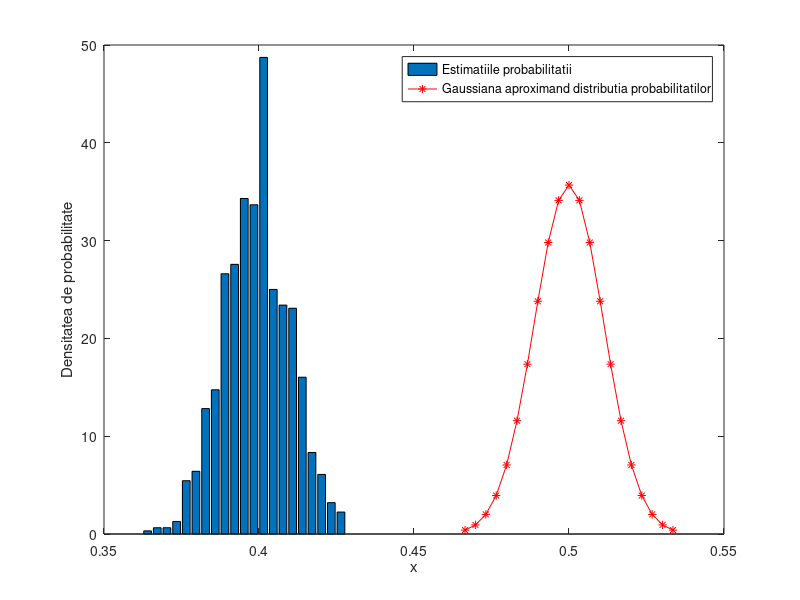
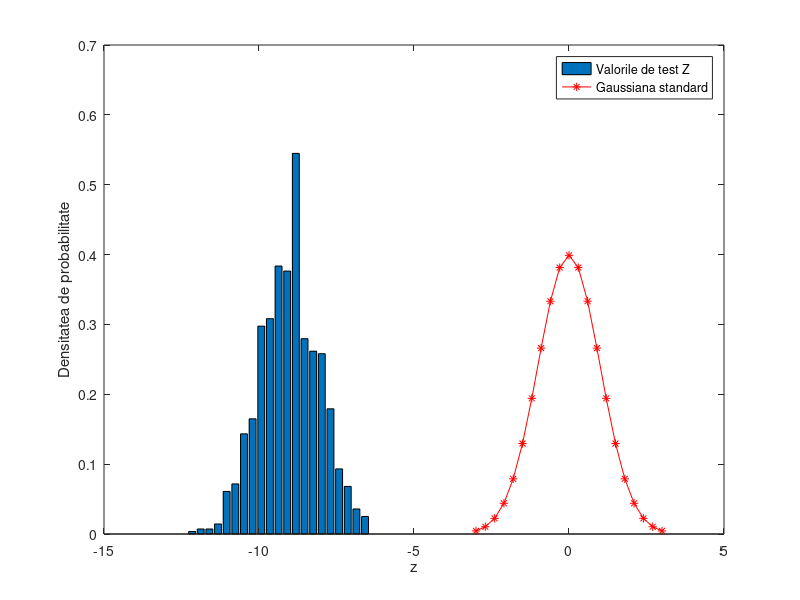

MATLAB code to generate these figures, in order:
clear all
close all
clc

L = 1000; % nr de incercari = randuri din matricea cu date pe care facem probabilitatea
N = 2000; % marimea esantionului de date, volumul de date; cu cat e mai mare cu atat Beta scade

delta = 0.1; % delta este un procent relativ cu cat fata de probabilitatea reala e shiftata distributia
% in acest fel se va calcula o probabilitate experimentala cu o probabilitate p_tilda
% si se poate calcula eroare de tip 2, beta, sansa sa ne bucuram degeaba
nr_bins = 21; % nr bins for histogram
val_Q = 0.5; % vom crea evenimentul Q comparand mereu X (uniforma) cu val_Q

X = rand(L,N) + delta; % matricea de date uniforme shiftate la dreapta cu delta
probabilitatea_teoretica = 0.5; % aceasta e probabilitatea care mi s-a spus ca este reala
ss_teoretica = probabilitatea_teoretica*(1-probabilitatea_teoretica)/N;
probabilitatea_shiftata = probabilitatea_teoretica - delta; % probabilitatea ca X<0.5 pentru o uniforma in [delta,1+delta]
ss_shiftata = probabilitatea_shiftata*(1-probabilitatea_shiftata)/N;

X_mediu = X<val_Q; % vom obtine o matrice de 0 si 1 depinzand daca valorile sunt mai mici sau mai mari decat val_Q
probabilitatea_experimentala = sum(X_mediu,2)/N; % calculam probabilitatea pe coloane si vom obtine un vector coloana

Conditia_deMoivre_Laplace = sqrt(N.*probabilitatea_experimentala.*(1-probabilitatea_experimentala)); % sqrt(N*p*p_barat)>>1
['Conditia de Moivre Laplace este indeplinita in ', num2str(sum(Conditia_deMoivre_Laplace>3)),' cazuri din ', num2str(L)]

alpha_teoretic = 0.05; % nivelul de semnificatie statistica
cuantila_alpha_pe_2 = 1.96; % corespunde lui alpha = nivelul de semnificatie statistica = 0.05

delta_histograma = [max(probabilitatea_experimentala)-min(probabilitatea_experimentala)]/nr_bins; 
[frecv,u] = hist(probabilitatea_experimentala,nr_bins);
q = normpdf(linspace(probabilitatea_teoretica-3*sqrt(ss_teoretica),probabilitatea_teoretica+3*sqrt(ss_teoretica),nr_bins),probabilitatea_teoretica,sqrt(ss_teoretica)); % gaussiana rezultata prin probabilitaterea a N uniforme
figure,bar(u, frecv/L/delta_histograma), hold on, plot(linspace(probabilitatea_teoretica-3*sqrt(ss_teoretica),probabilitatea_teoretica+3*sqrt(ss_teoretica),nr_bins),q,'*-r') 
xlabel('x'), ylabel('Densitatea de probabilitate'),legend('Estimatiile probabilitatii','Gaussiana aproximand distributia probabilitatilor')

Z = (probabilitatea_experimentala-probabilitatea_teoretica)/(sqrt(ss_teoretica)); % calculam variabila de test (aducem gaussiana X_m intr-o gaussiana standard)

delta_histograma = [max(Z)-min(Z)]/nr_bins; 
[frecv,u] = hist(Z,nr_bins);
q = normpdf(linspace(-3,3,nr_bins),0,1); % Z va fi o gaussiana pentru delta = 0; cand shiftam uniforma nu mai obtinem Z 0, doar X_mediu e gaussiana
figure,bar(u, frecv/L/delta_histograma), hold on, plot(linspace(-3,3,nr_bins),q,'*-r') 
xlabel('z'), ylabel('Densitatea de probabilitate'),legend('Valorile de test Z','Gaussiana standard')

Zl = abs(Z)<=cuantila_alpha_pe_2; % facem testul propriu zis corespunzator unei valori alpha_teoretic = 0.05 

Beta_experimental = sum(Zl)/L % eroarea de gradul doi calculata experimental
eps = cuantila_alpha_pe_2*sqrt(ss_teoretica); 
Beta_teoretic = normcdf(probabilitatea_teoretica+eps,probabilitatea_shiftata,sqrt(ss_shiftata)) - normcdf(probabilitatea_teoretica-eps,probabilitatea_shiftata,sqrt(ss_shiftata))